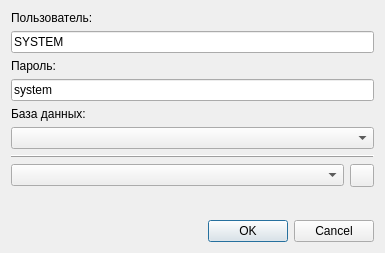
<?xml version="1.0" encoding="UTF-8"?>
<ui version="4.0">
 <class>SelServerDirDlg</class>
 <widget class="QDialog" name="SelServerDirDlg">
  <property name="geometry">
   <rect>
    <x>0</x>
    <y>0</y>
    <width>385</width>
    <height>253</height>
   </rect>
  </property>
  <property name="windowTitle">
   <string>Выбор каталога</string>
  </property>
  <layout class="QVBoxLayout" name="verticalLayout">
   <item>
    <widget class="QLabel" name="label">
     <property name="text">
      <string>Пользователь:</string>
     </property>
    </widget>
   </item>
   <item>
    <widget class="QLineEdit" name="lineEdit">
     <property name="text">
      <string>SYSTEM</string>
     </property>
    </widget>
   </item>
   <item>
    <widget class="QLabel" name="label_2">
     <property name="text">
      <string>Пароль:</string>
     </property>
    </widget>
   </item>
   <item>
    <widget class="QLineEdit" name="lineEdit_2">
     <property name="text">
      <string>system</string>
     </property>
    </widget>
   </item>
   <item>
    <widget class="QLabel" name="label_3">
     <property name="text">
      <string>База данных:</string>
     </property>
    </widget>
   </item>
   <item>
    <widget class="QComboBox" name="comboBox"/>
   </item>
   <item>
    <widget class="QFrame" name="frame">
     <property name="frameShape">
      <enum>QFrame::HLine</enum>
     </property>
     <property name="frameShadow">
      <enum>QFrame::Raised</enum>
     </property>
    </widget>
   </item>
   <item>
    <layout class="QHBoxLayout" name="horizontalLayout">
     <item>
      <widget class="QComboBox" name="comboBox_2"/>
     </item>
     <item>
      <widget class="QToolButton" name="toolButton">
       <property name="text">
        <string/>
       </property>
       <property name="icon">
        <iconset resource="../FmtLib/res/fmt.qrc">
         <normaloff>:/img/rfsh.png</normaloff>:/img/rfsh.png</iconset>
       </property>
      </widget>
     </item>
    </layout>
   </item>
   <item>
    <spacer name="verticalSpacer">
     <property name="orientation">
      <enum>Qt::Vertical</enum>
     </property>
     <property name="sizeHint" stdset="0">
      <size>
       <width>20</width>
       <height>29</height>
      </size>
     </property>
    </spacer>
   </item>
   <item>
    <widget class="QDialogButtonBox" name="buttonBox">
     <property name="orientation">
      <enum>Qt::Horizontal</enum>
     </property>
     <property name="standardButtons">
      <set>QDialogButtonBox::Cancel|QDialogButtonBox::Ok</set>
     </property>
    </widget>
   </item>
  </layout>
 </widget>
 <resources>
  <include location="../FmtLib/res/fmt.qrc"/>
 </resources>
 <connections>
  <connection>
   <sender>buttonBox</sender>
   <signal>accepted()</signal>
   <receiver>SelServerDirDlg</receiver>
   <slot>accept()</slot>
   <hints>
    <hint type="sourcelabel">
     <x>248</x>
     <y>254</y>
    </hint>
    <hint type="destinationlabel">
     <x>157</x>
     <y>274</y>
    </hint>
   </hints>
  </connection>
  <connection>
   <sender>buttonBox</sender>
   <signal>rejected()</signal>
   <receiver>SelServerDirDlg</receiver>
   <slot>reject()</slot>
   <hints>
    <hint type="sourcelabel">
     <x>316</x>
     <y>260</y>
    </hint>
    <hint type="destinationlabel">
     <x>286</x>
     <y>274</y>
    </hint>
   </hints>
  </connection>
 </connections>
</ui>
